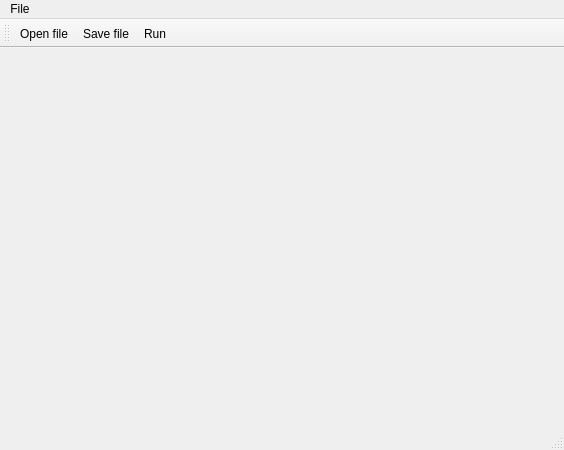
<?xml version="1.0" encoding="UTF-8"?>
<ui version="4.0">
 <class>CMainWindow</class>
 <widget class="QMainWindow" name="CMainWindow">
  <property name="geometry">
   <rect>
    <x>0</x>
    <y>0</y>
    <width>564</width>
    <height>450</height>
   </rect>
  </property>
  <property name="windowTitle">
   <string>TM runner</string>
  </property>
  <widget class="QWidget" name="centralWidget">
   <layout class="QGridLayout" name="gridLayout">
    <item row="0" column="0">
     <widget class="QCodeEdit" name="widget" native="true">
      <layout class="QGridLayout" name="gridLayout_2"/>
     </widget>
    </item>
   </layout>
  </widget>
  <widget class="QMenuBar" name="menuBar">
   <property name="geometry">
    <rect>
     <x>0</x>
     <y>0</y>
     <width>564</width>
     <height>20</height>
    </rect>
   </property>
   <widget class="QMenu" name="menuFile">
    <property name="title">
     <string>File</string>
    </property>
    <addaction name="actionOpen_file"/>
    <addaction name="actionSave_file"/>
    <addaction name="separator"/>
    <addaction name="actionExit"/>
   </widget>
   <addaction name="menuFile"/>
  </widget>
  <widget class="QToolBar" name="mainToolBar">
   <attribute name="toolBarArea">
    <enum>TopToolBarArea</enum>
   </attribute>
   <attribute name="toolBarBreak">
    <bool>false</bool>
   </attribute>
   <addaction name="actionOpen_file"/>
   <addaction name="actionSave_file"/>
   <addaction name="action_Run"/>
  </widget>
  <widget class="QStatusBar" name="statusBar"/>
  <action name="actionOpen_file">
   <property name="text">
    <string>&amp;Open file...</string>
   </property>
   <property name="toolTip">
    <string>Open file</string>
   </property>
   <property name="shortcut">
    <string>Ctrl+O</string>
   </property>
  </action>
  <action name="actionSave_file">
   <property name="text">
    <string>&amp;Save file</string>
   </property>
   <property name="shortcut">
    <string>Ctrl+S</string>
   </property>
  </action>
  <action name="actionExit">
   <property name="text">
    <string>Exit</string>
   </property>
   <property name="shortcut">
    <string>Ctrl+Q</string>
   </property>
  </action>
  <action name="action_Run">
   <property name="text">
    <string>&amp;Run</string>
   </property>
   <property name="toolTip">
    <string>Run program</string>
   </property>
   <property name="shortcut">
    <string>Ctrl+R</string>
   </property>
  </action>
 </widget>
 <layoutdefault spacing="6" margin="11"/>
 <customwidgets>
  <customwidget>
   <class>QCodeEdit</class>
   <extends>QWidget</extends>
   <header location="global">qcodeedit.h</header>
   <container>1</container>
  </customwidget>
 </customwidgets>
 <resources/>
 <connections/>
</ui>
